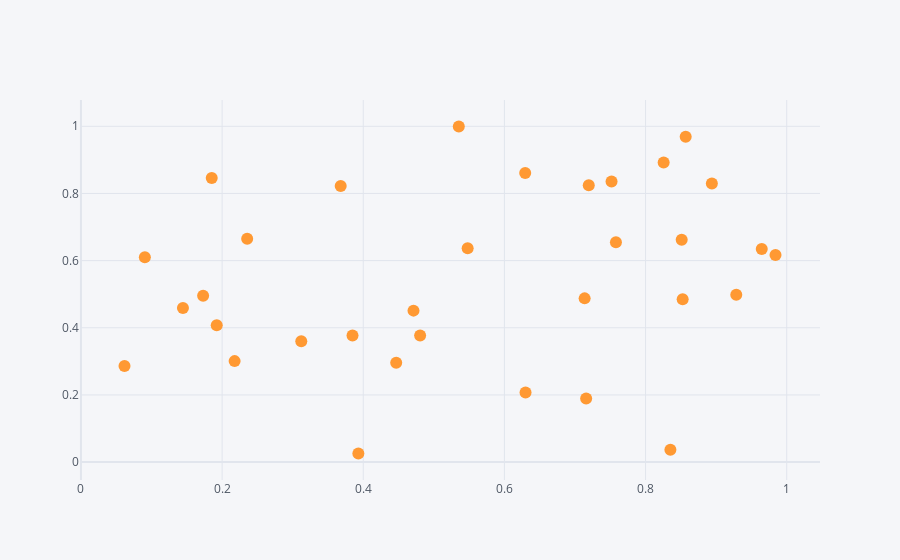

The notebook cell this image was saved under:
### Code cell
data.iplot(x = 'a',y ='b',mode ='markers')

### Figure 1 — Plotly figure (JSON) as saved in the notebook; plotly's stock layout.template omitted (floating-point values rounded to 4 significant figures)
{"data": [{"line": {"color": "rgba(255, 153, 51, 1.0)", "dash": "solid", "shape": "linear", "width": 1.3}, "marker": {"size": 12, "symbol": "circle"}, "mode": "markers", "name": "b", "text": "", "type": "scatter", "x": [0.8256, 0.7518, 0.8352, 0.8526, 0.09054, 0.8568, 0.4806, 0.4712, 0.3931, 0.3848, 0.7158, 0.06171, 0.9646, 0.2355, 0.7195, 0.6295, 0.3122, 0.4467, 0.5354, 0.758, 0.9841, 0.1924, 0.6299, 0.894, 0.1731, 0.1445, 0.8512, 0.7137, 0.2177, 0.368, 0.5479, 0.9285, 0.1853], "y": [0.8923, 0.8358, 0.03706, 0.4847, 0.6099, 0.9689, 0.3773, 0.4511, 0.02567, 0.3774, 0.1896, 0.2862, 0.6348, 0.6651, 0.8242, 0.8609, 0.3602, 0.2956, 0.9994, 0.6547, 0.617, 0.4074, 0.2076, 0.83, 0.4953, 0.4592, 0.6624, 0.4876, 0.3008, 0.8222, 0.6365, 0.4982, 0.8459]}], "layout": {"legend": {"bgcolor": "#F5F6F9", "font": {"color": "#4D5663"}}, "paper_bgcolor": "#F5F6F9", "plot_bgcolor": "#F5F6F9", "title": {"font": {"color": "#4D5663"}}, "xaxis": {"gridcolor": "#E1E5ED", "showgrid": true, "tickfont": {"color": "#4D5663"}, "title": {"font": {"color": "#4D5663"}, "text": ""}, "zerolinecolor": "#E1E5ED"}, "yaxis": {"gridcolor": "#E1E5ED", "showgrid": true, "tickfont": {"color": "#4D5663"}, "title": {"font": {"color": "#4D5663"}, "text": ""}, "zerolinecolor": "#E1E5ED"}}}
